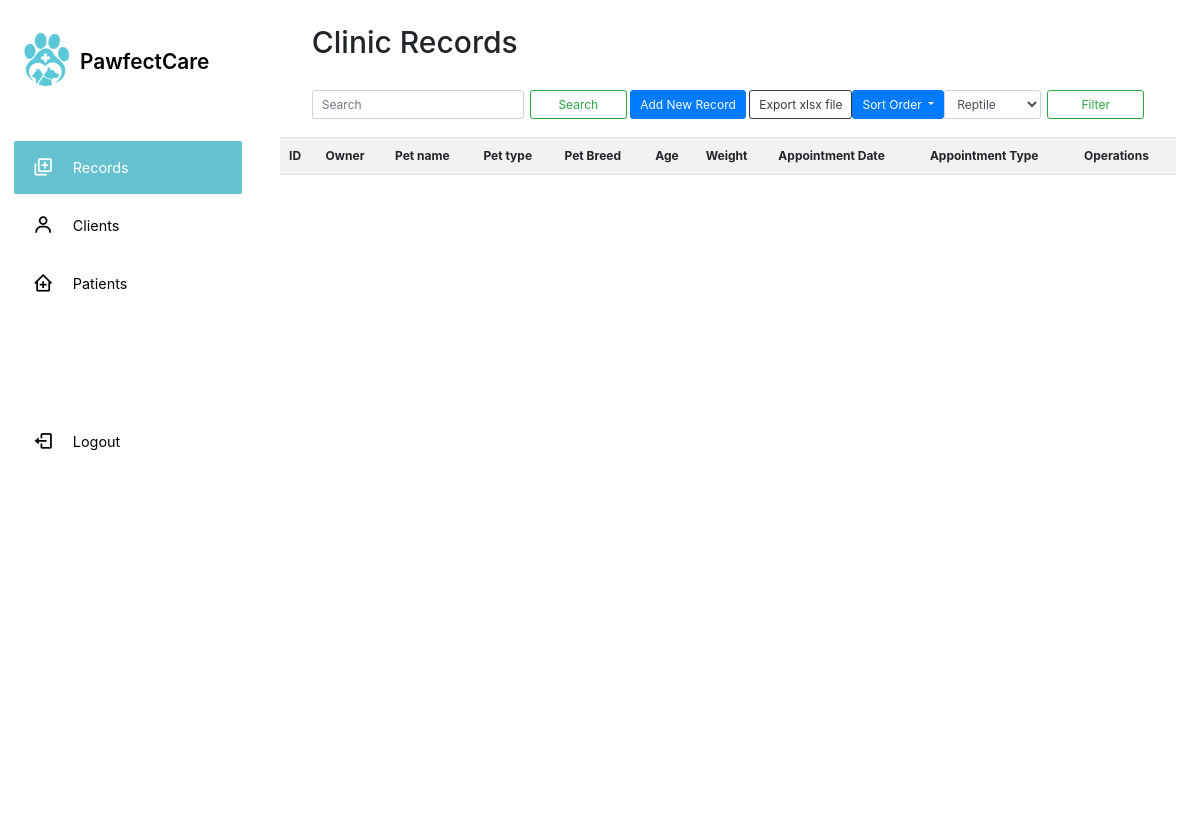
Page /filter-reptile.php (signed in) on the earlier database version.
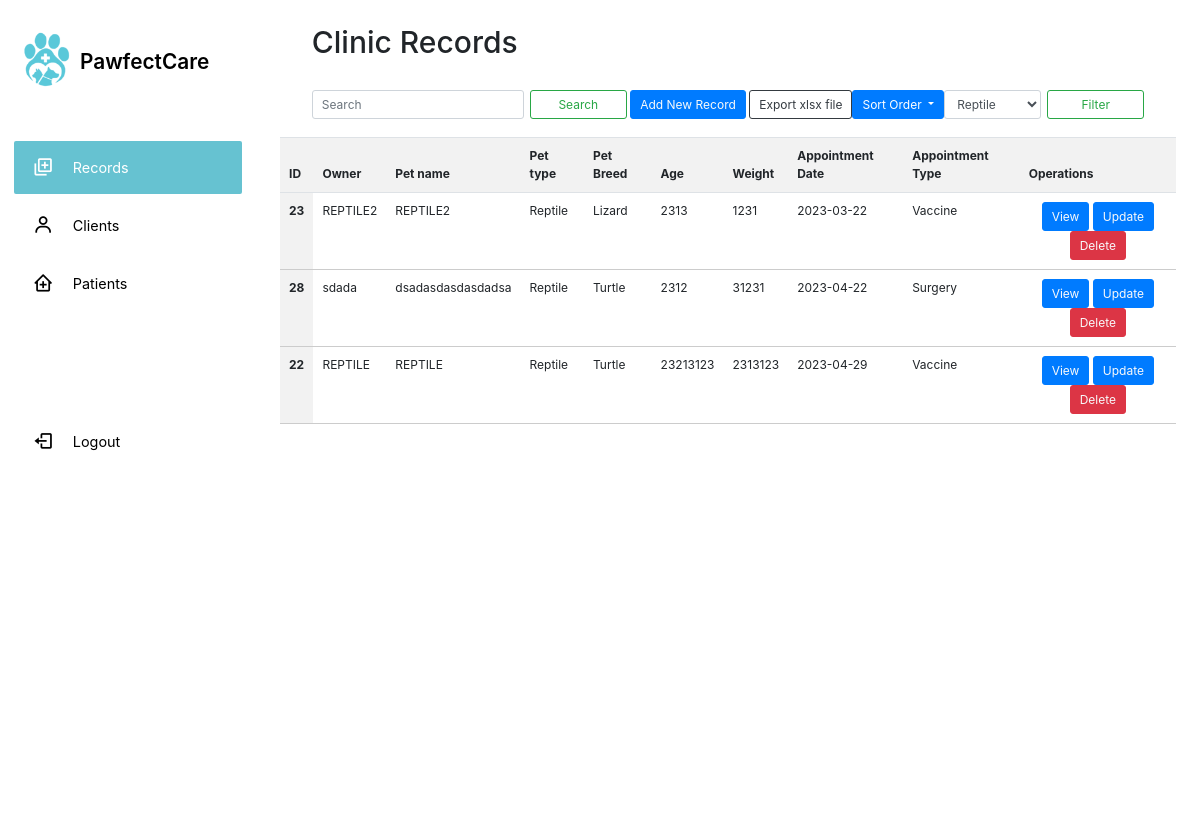
Same page on the later database version.
### tables this page shows
CREATE TABLE `records` (
  `id` int(11) NOT NULL,
  `Owner` varchar(100) DEFAULT NULL,
  `Pet` varchar(30) NOT NULL,
  `Type` varchar(30) NOT NULL,
  `Breed` varchar(20) NOT NULL,
  `Age` varchar(20) NOT NULL,
  `Weight` varchar(20) NOT NULL,
  `AppointmentDate` date NOT NULL,
  `Appointment` varchar(50) NOT NULL,
  `Image` longblob NOT NULL
);

### filter-reptile.php (the view, shortened to what this page needs)
<?
    require 'dbcon.php'; ?><!DOCTYPE html>
<html lang="en">
<head>
  <link href='https://unpkg.com/boxicons@2.0.9/css/boxicons.min.css' rel='stylesheet'>
  <link rel="stylesheet" href="clinic.css">
  <link rel="stylesheet" href="https://cdn.jsdelivr.net/npm/bootstrap@4.0.0/dist/css/bootstrap.min.css">
</head>
<body style="zoom:75%;">
  <nav style="zoom:133.35%;">
    <div class="sidebar-top">
      <img src="logo.png" class="logo" alt="">
      <h3 class="hide">PawfectCare</h3>
    </div>
    <div class="sidebar-links">
      <ul>
        <div class="active-tab"></div>
        <li >
          <a href="display.php" class="active" data-active="0">
            <div class="icon">
            <i class='bx bx-add-to-queue'></i>            </div>
            <span class="link hide">Records</span>
          </a>
        </li>
        <li class="tooltip-element" data-tooltip="1">
          <a href="clients.php" data-active="1">
            <div class="icon">
            <i class='bx bx-user'></i>
                    </div>
            <span class="link hide">Clients</span>
          </a>
        </li>
        <li class="tooltip-element" data-tooltip="2">
          <a href="patients.php" data-active="2">
            <div class="icon">
            <i class='bx bx-clinic'></i>          </div>
            <span class="link hide">Patients</span>
          </a>
        </li>
        <li class="logout" >
          <a href="login.php">
            <div class="icon">
            <i class='bx bx-log-out'></i></div>
            <span>Logout</span>
          </a>
        </li>
      </ul>
  </nav>
  <main>
<div class="container">
    <h1> Clinic Records</h1>
    <form class="form-inline my-2 my-lg-0 navbar-container">
    <input class="form-control mr-sm-2 col" type="search" placeholder="Search" aria-label="Search">
      <button class="btn btn-outline-success my-2 my-sm-0 col" type="submit">Search</button>
      <button class="btn btn-primary my-4 col"><a href="addrecord.php" class="text-light">Add New Record</a></button>
      <button id="downloadexcel" class="btn btn-outline-dark col">Export xlsx file</button>
      <div class="dropdown">
  <button class="btn btn-primary dropdown-toggle" type="button" id="sortDropdown" data-toggle="dropdown" aria-haspopup="true" aria-expanded="false">
    Sort Order
  </button>
</div>
<form class="form-inline my-2 my-lg-0 navbar-container">
  <select class="form-control mr-sm-2 col" id="pet-type">
    <option value="reptile" selected>Reptile</option>
  </select>
  <button class="btn btn-outline-success my-2 my-sm-0 col" type="button" id="filter-btn">Filter</button>
</form>
    </form>
  </div>
   <table class="table" id="table">
  <thead>
    <tr>
      <th scope="col">ID</th>
      <th scope="col">Owner</th>
      <th scope="col">Pet name</th>
      <th scope="col">Pet type</th>
      <th scope="col">Pet Breed </th>
      <th scope="col">Age</th>
      <th scope="col">Weight</th>
      <th scope="col">Appointment Date</th>
      <th scope="col">Appointment Type</th>
      <th scope="col">Operations</th>
    </tr>
  </thead>
  <tbody>
<?php
  $sortOrder = 'ASC';
  $sql="SELECT * FROM `records` WHERE `Type`='Reptile' ORDER BY `AppointmentDate` $sortOrder";
  $result=mysqli_query($con,$sql);
        if($result){
           while($row=mysqli_fetch_assoc($result)){
            $id=$row['id'];
            $Owner=$row['Owner'];
            $Pet=$row['Pet'];
            $Type=$row['Type'];
            $Breed=$row['Breed'];
            $Age=$row['Age'];
            $Weight=$row['Weight'];
            $AppointmentDate=$row['AppointmentDate'];
            $Appointment=$row['Appointment'];
            echo ' <tr>
            <th scope="row"> '.$id.' </th>
            <td>'.$Owner.'</td>
            <td>'.$Pet.'</td>
            <td>'.$Type.'</td>
            <td>'.$Breed.'</td>
            <td>'.$Age.'</td>
            <td>'.$Weight.'</td>
            <td>'.$AppointmentDate.'</td>
            <td>'.$Appointment.'</td>
            <td>
        <button class="btn btn-primary"><a href="view.php? updateid='.$id.'" class="text-light">View</a></button>
        <button class="btn btn-primary"><a href="update.php? updateid='.$id.'" class="text-light">Update</a></button>
        <button class="btn btn-danger"><a href="delete.php? deleteid='.$id.'" class="text-light">Delete</a></button>
        </td>
          </tr> ';
           }
        }
?>
  </tbody>
</table>
</body>
</html>

Differences in the rows shown:
now on this page (row edited): records: id "23", Owner "REPTILE2", Pet "REPTILE2", Type "Reptile", Breed "Lizard", Age "2313", Weight "1231", AppointmentDate "2023-03-22", Appointment "Vaccine"
added records: id "28", Owner "sdada", Pet "dsadasdasdasdadsa", Type "Reptile", Breed "Turtle", Age "2312", Weight "31231", AppointmentDate "2023-04-22", Appointment "Surgery"
now on this page (row edited): records: id "22", Owner "REPTILE", Pet "REPTILE", Type "Reptile", Breed "Turtle", Age "23213123", Weight "2313123", AppointmentDate "2023-04-29", Appointment "Vaccine"
